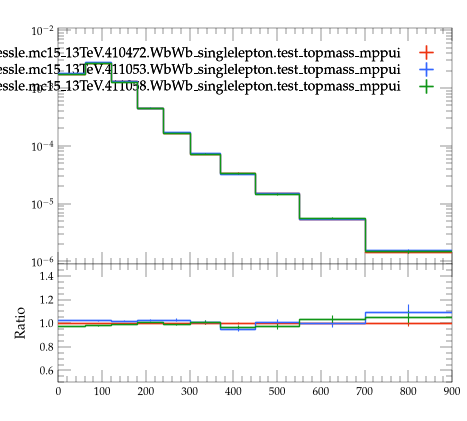

Reproduce this figure in Python.
#! /usr/bin/env python3

# This Python script was auto-generated using YODA v2.1.2.
# Analysis object: /WbWb_singlelepton/pT_Wbbl
# Timestamp: 07-08-2026 (09:26:45)

import matplotlib as mpl
import matplotlib.pyplot as plt
mpl.use('Agg') # comment out for interactive use
import os
import numpy as np
from numpy import nan, inf

plotDir = os.path.split(os.path.realpath(__file__))[0]
if 'YODA_USER_PLOT_PATH' in globals():
    plot_outdir = globals()['YODA_USER_PLOT_PATH']
else:
    plot_outdir = plotDir

#plot style
plt.style.use(os.path.join(plotDir, '../default.mplstyle'))
# plot metadata
figW, figH = plt.rcParams['figure.figsize']
ax_xLabel = ''
ax_yLabel = ''
ax_title  = ''
ax_xScale = 'linear'
ax_yScale = 'log'
xLims = (0.0, 900.0)
yLims = (9e-07, 0.011000000000000001)

# TeX-friendly labels for the legend
labels = {
  'legend' : ([ r"user.johessle.mc15\_13TeV.410472.WbWb\_singlelepton.test\_topmass\_mppui", r"user.johessle.mc15\_13TeV.411053.WbWb\_singlelepton.test\_topmass\_mppui", r"user.johessle.mc15\_13TeV.411058.WbWb\_singlelepton.test\_topmass\_mppui" ], r""),
}

# Adjust canvas width and height
canvasW = 10.0
canvasH = 9.0
figW *= canvasW/10.
figH *= canvasH/9.

# Create figure and axis objects
fig, (ax, ratio0_ax) = plt.subplots(2, 1, sharex=True,
                  figsize=(figW,figH), gridspec_kw={'height_ratios': (6.0, 3.0)})

# Set figure margins
plt.subplots_adjust(
    left   = 1.0 * plt.rcParams['figure.subplot.left'],
    right  = 1.0 * plt.rcParams['figure.subplot.right'],
    top    = 1.0 * plt.rcParams['figure.subplot.top'],
    bottom = 1.0 * plt.rcParams['figure.subplot.bottom'])

ratio0_ax.yaxis.set_major_locator(mpl.ticker.MultipleLocator(0.2))
ratio0_ax.set_ylim(0.5, 1.4999)
ratio0_ax.set_ylabel('Ratio')

# the numerical data is stored in a separate file
dataf = dict()
prefix = os.path.split(__file__)[0]
if prefix:    prefix = prefix + '/'
exec(open(prefix+'pT_Wbbl__data.py').read(), dataf)


legend_handles = dict() # keep track of handles for the legend

# style options for curves
# starts at zorder>=5 to draw curve on top of legend
styles = {
  'user.johessle.mc15_13TeV.410472.WbWb_singlelepton.test_topmass_mppui.yoda': {
    'color' : '#EE3311',
    'linestyle' : '-',
    'lineopacity' : 1.0,
    'linewidth' : 1,
    'marker' : 'none',
    'markersize' : 2,
    'capsize' : 0.0,
    'zorder' : 5,
    'histstyle' : 1,
    'drawstyle' : 'steps-pre',
    'xerrorbars' : 1,
    'yerrorbars' : 1,
    'fillcolor' : None,
    'fillopacity' : 1.0,
    'ratio0_linestyle' : '-',
    'ratio0_lineopacity' : 1.0,
    'ratio0_linewidth' : 1,
    'ratio0_marker' : 'none',
    'ratio0_markersize' : 2,
    'ratio0_capsize' : 0.0,
    'ratio0_zorder' : 5,
    'ratio0_histstyle' : 1,
    'ratio0_drawstyle' : 'steps-pre',
    'ratio0_xerrorbars' : 1,
    'ratio0_yerrorbars' : 1,
  },
  'user.johessle.mc15_13TeV.411053.WbWb_singlelepton.test_topmass_mppui.yoda': {
    'color' : '#3366FF',
    'linestyle' : '-',
    'lineopacity' : 1.0,
    'linewidth' : 1,
    'marker' : 'none',
    'markersize' : 2,
    'capsize' : 0.0,
    'zorder' : 6,
    'histstyle' : 1,
    'drawstyle' : 'steps-pre',
    'xerrorbars' : 1,
    'yerrorbars' : 1,
    'fillcolor' : None,
    'fillopacity' : 1.0,
    'ratio0_linestyle' : '-',
    'ratio0_lineopacity' : 1.0,
    'ratio0_linewidth' : 1,
    'ratio0_marker' : 'none',
    'ratio0_markersize' : 2,
    'ratio0_capsize' : 0.0,
    'ratio0_zorder' : 6,
    'ratio0_histstyle' : 1,
    'ratio0_drawstyle' : 'steps-pre',
    'ratio0_xerrorbars' : 1,
    'ratio0_yerrorbars' : 1,
  },
  'user.johessle.mc15_13TeV.411058.WbWb_singlelepton.test_topmass_mppui.yoda': {
    'color' : '#109618',
    'linestyle' : '-',
    'lineopacity' : 1.0,
    'linewidth' : 1,
    'marker' : 'none',
    'markersize' : 2,
    'capsize' : 0.0,
    'zorder' : 7,
    'histstyle' : 1,
    'drawstyle' : 'steps-pre',
    'xerrorbars' : 1,
    'yerrorbars' : 1,
    'fillcolor' : None,
    'fillopacity' : 1.0,
    'ratio0_linestyle' : '-',
    'ratio0_lineopacity' : 1.0,
    'ratio0_linewidth' : 1,
    'ratio0_marker' : 'none',
    'ratio0_markersize' : 2,
    'ratio0_capsize' : 0.0,
    'ratio0_zorder' : 7,
    'ratio0_histstyle' : 1,
    'ratio0_drawstyle' : 'steps-pre',
    'ratio0_xerrorbars' : 1,
    'ratio0_yerrorbars' : 1,
  },
}

# curve from input yoda files in main panel
for label, yvals in dataf['yvals'].items():
    if all(np.isnan(v) for v in dataf['yvals'][label]):
        continue
    tmp = None
    if styles[label]['histstyle']: # draw as histogram
        xpos = dataf['xedges'][label] if styles[label]['drawstyle'] else dataf['xpoints'][label]
        ypos = np.insert(yvals, 0, yvals[0]) if styles[label]['drawstyle'] else yvals
        if styles[label]['fillcolor']: # fill area below curve
            ax.fill_between(xpos, ypos, step='pre',
                            color=styles[label]['fillcolor'],
                            alpha=styles[label]['fillopacity'])
        tmp, = ax.plot(xpos, ypos,
                       color=styles[label]['color'],
                       linestyle=styles[label]['linestyle'],
                       alpha=styles[label]['lineopacity'],
                       linewidth=styles[label]['linewidth'],
                       drawstyle=styles[label]['drawstyle'], solid_joinstyle='miter',
                       zorder=styles[label]['zorder'], label=label)
    tmp = ax.errorbar(dataf['xpoints'][label], yvals,
                      xerr=np.array(dataf['xerrs'][label])*styles[label]['xerrorbars'],
                      yerr=np.array(dataf['yerrs'][label])*styles[label]['yerrorbars'],
                      fmt=styles[label]['marker'], capsize=styles[label]['capsize'],
                      alpha=styles[label]['lineopacity'],
                      markersize=styles[label]['markersize'],
                      ecolor=styles[label]['color'],
                      color=styles[label]['color'], zorder=styles[label]['zorder'])
    tmp[-1][0].set_linestyle(styles[label]['linestyle'])
    tmp[-1][0].set_linewidth(styles[label]['linewidth'])
    if label in dataf['add_legend_handle']:  legend_handles[label] = tmp
    for varLabel in dataf['variation_yvals'].keys():
        if varLabel.startswith(label):
            tmp, = ax.plot(dataf['xedges'][label], dataf['variation_yvals'][varLabel],
                           color=styles[label]['color'],
                           linestyle=styles[label]['linestyle'],
                           linewidth=styles[label]['linewidth'],
                           drawstyle='steps-pre', solid_joinstyle='miter',
                           zorder=styles[label]['zorder'], alpha=0.5)


# plots on ratio panel
# curve from input yoda files in ratio panel
for label, yvals in dataf['ratio0_yvals'].items():
    if all(np.isnan(v) for v in yvals):
        continue
    if styles[label]['ratio0_histstyle']: # plot as histogram
        xpos = dataf['xedges']['user.johessle.mc15_13TeV.410472.WbWb_singlelepton.test_topmass_mppui.yoda'] if styles[label]['ratio0_drawstyle'] else dataf['xpoints']['user.johessle.mc15_13TeV.410472.WbWb_singlelepton.test_topmass_mppui.yoda']
        ypos = np.insert(yvals, 0, yvals[0]) if styles[label]['ratio0_drawstyle'] else yvals
        ratio0_ax.plot(xpos, ypos,
                       color=styles[label]['color'],
                       linewidth=styles[label]['linewidth'],
                       linestyle=styles[label]['ratio0_linestyle'],
                       alpha=styles[label]['ratio0_lineopacity'],
                       drawstyle=styles[label]['ratio0_drawstyle'], zorder=styles[label]['zorder'],
                       solid_joinstyle='miter')
    tmp = ratio0_ax.errorbar(dataf['xpoints']['user.johessle.mc15_13TeV.410472.WbWb_singlelepton.test_topmass_mppui.yoda'], yvals,
                             xerr=np.array(dataf['ref_xerrs'])*styles[label]['ratio0_xerrorbars'],
                             yerr=np.array(dataf['ratio0_yerrs'][label])*styles[label]['ratio0_yerrorbars'],
                             fmt=styles[label]['ratio0_marker'], capsize=styles[label]['ratio0_capsize'],
                             alpha=styles[label]['ratio0_lineopacity'],
                             markersize=styles[label]['ratio0_markersize'],
                             ecolor=styles[label]['color'],
                             color=styles[label]['color'])
    tmp[-1][0].set_linestyle(styles[label]['ratio0_linestyle'])
    tmp[-1][0].set_linewidth(styles[label]['ratio0_linewidth'])

    for varlabel in dataf['ratio0_variation_vals'].keys():
        if varlabel.startswith(label):
            ratio0_ax.plot(dataf['xedges']['user.johessle.mc15_13TeV.410472.WbWb_singlelepton.test_topmass_mppui.yoda'],
                            dataf['ratio0_variation_vals'][varlabel],
                            color=styles[label]['color'],
                            linestyle=styles[label]['linestyle'],
                            linewidth=styles[label]['linewidth'],
                            drawstyle='steps-pre', solid_joinstyle='miter',
                            zorder=1, alpha=0.5)

legend_items = list(legend_handles.values())
ax.add_artist(ax.legend(legend_items,
                        labels['legend'][0],
                        title=labels['legend'][1],
                        alignment='right',
                        loc='upper right',
                        bbox_to_anchor=(1.0, 0.97),markerfirst=False))

# set plot metadata as defined above
ratio0_ax.set_xlabel(ax_xLabel)
ratio0_ax.xaxis.set_label_coords(1., -0.15)
ax.set_ylabel(ax_yLabel, ha='right', va='top')
ax.yaxis.set_label_coords(-0.11, 1.0)
ax.set_title(ax_title, loc='left')
ax.set_xscale(ax_xScale)
ax.set_yscale(ax_yScale)
ratio0_ax.set_yscale('linear')
ax.set_xlim(xLims)
ax.set_ylim(yLims)

# tick formatting
plt.rcParams['xtick.top'] = True
plt.rcParams['ytick.right'] = True
ax.yaxis.set_major_locator(mpl.ticker.LogLocator(base=10.0, numticks=np.inf))
ax.yaxis.set_minor_locator(mpl.ticker.LogLocator(
                           base=10.0, subs=np.arange(0.1, 1, 0.1), numticks=np.inf))
fig.align_ylabels((ax, ratio0_ax))
plt.savefig(os.path.join(plot_outdir, 'pT_Wbbl.pdf'), format='PDF')
plt.savefig(os.path.join(plot_outdir, 'pT_Wbbl.png'), format='PNG')

plt.close(fig)
